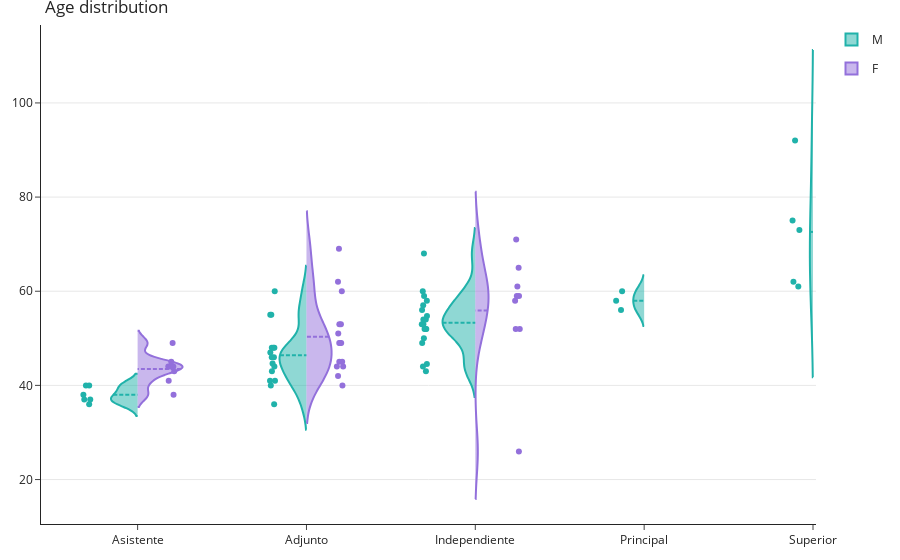

Notebook cell for this chart:
### Code cell
pointpos_male  = [-0.6,-0.4,-0.6,-0.3,-0.2]
pointpos_female  = [0.40,0.4,0.5,0.3,0.2]
show_legend = [True,False,False,False,False]

fig = go.Figure()

for i in range(len(tipo)):
    fig.add_trace(go.Violin(x = cic[(gen == 'm') & (age >0) & (cic==tipo[i])],
                            y = age[(gen == 'm') & (age >0) & (cic==tipo[i])],
                            legendgroup='M', scalegroup='M', name='M',
                            side='negative',
                            pointpos=pointpos_male[i], # where to position points
                            line_color='lightseagreen',
                            showlegend=show_legend[i])
             )
    fig.add_trace(go.Violin(x = cic[(gen == 'f') & (age >0) & (cic==tipo[i])],
                            y = age[(gen == 'f') & (age >0) & (cic==tipo[i])],
                            legendgroup='F', scalegroup='F', name='F',
                            side='positive',
                            pointpos=pointpos_female[i],
                            line_color='mediumpurple',
                            showlegend=show_legend[i])
             )
             
# update characteristics shared by all traces
fig.update_traces(meanline_visible=True,
                  points='all', # show all points
                  jitter=0.05,  # add some jitter on points for better visibility
                  scalemode='count') #scale violin plot area with total count
fig.update_layout(
    margin=dict(l=20, r=20, t=25, b=20), 
    template="simple_white", 
    title_text="Age distribution",
    violingap=0, violingroupgap=0, violinmode='overlay')

fig.update_yaxes( # the y-axis is in dollars
     showgrid=True
)

fig.show()

fig.write_image("vio.pdf")

### Figure 1 — Plotly figure (JSON) as saved in the notebook; plotly's stock layout.template omitted (floating-point values rounded to 4 significant figures)
{"data": [{"jitter": 0.05, "legendgroup": "M", "line": {"color": "lightseagreen"}, "meanline": {"visible": true}, "name": "M", "pointpos": -0.6, "points": "all", "scalegroup": "M", "scalemode": "count", "showlegend": true, "side": "negative", "type": "violin", "x": ["Asistente", "Asistente", "Asistente", "Asistente", "Asistente", "Asistente"], "y": [38, 40, 37, 40, 37, 36]}, {"jitter": 0.05, "legendgroup": "F", "line": {"color": "mediumpurple"}, "meanline": {"visible": true}, "name": "F", "pointpos": 0.4, "points": "all", "scalegroup": "F", "scalemode": "count", "showlegend": true, "side": "positive", "type": "violin", "x": ["Asistente", "Asistente", "Asistente", "Asistente", "Asistente", "Asistente", "Asistente", "Asistente"], "y": [43, 45, 49, 44, 41, 44, 38, 44]}, {"jitter": 0.05, "legendgroup": "M", "line": {"color": "lightseagreen"}, "meanline": {"visible": true}, "name": "M", "pointpos": -0.4, "points": "all", "scalegroup": "M", "scalemode": "count", "showlegend": false, "side": "negative", "type": "violin", "x": ["Adjunto", "Adjunto", "Adjunto", "Adjunto", "Adjunto", "Adjunto", "Adjunto", "Adjunto", "Adjunto", "Adjunto", "Adjunto", "Adjunto", "Adjunto", "Adjunto", "Adjunto", "Adjunto"], "y": [60, 55, 55, 43, 48, 41, 48, 41, 40, 48, 46, 36, 46, 44, 47, 44.66]}, {"jitter": 0.05, "legendgroup": "F", "line": {"color": "mediumpurple"}, "meanline": {"visible": true}, "name": "F", "pointpos": 0.4, "points": "all", "scalegroup": "F", "scalemode": "count", "showlegend": false, "side": "positive", "type": "violin", "x": ["Adjunto", "Adjunto", "Adjunto", "Adjunto", "Adjunto", "Adjunto", "Adjunto", "Adjunto", "Adjunto", "Adjunto", "Adjunto", "Adjunto", "Adjunto", "Adjunto", "Adjunto"], "y": [69, 62, 60, 49, 53, 44, 49, 45, 51, 42, 49, 44, 45, 53, 40]}, {"jitter": 0.05, "legendgroup": "M", "line": {"color": "lightseagreen"}, "meanline": {"visible": true}, "name": "M", "pointpos": -0.6, "points": "all", "scalegroup": "M", "scalemode": "count", "showlegend": false, "side": "negative", "type": "violin", "x": ["Independiente", "Independiente", "Independiente", "Independiente", "Independiente", "Independiente", "Independiente", "Independiente", "Independiente", "Independiente", "Independiente", "Independiente", "Independiente", "Independiente", "Independiente", "Independiente", "Independiente", "Independiente", "Independiente"], "y": [57, 60, 68, 58, 54, 59, 54, 53, 52, 56, 53, 49, 52, 50, 52, 44, 43, 44.54, 54.73]}, {"jitter": 0.05, "legendgroup": "F", "line": {"color": "mediumpurple"}, "meanline": {"visible": true}, "name": "F", "pointpos": 0.5, "points": "all", "scalegroup": "F", "scalemode": "count", "showlegend": false, "side": "positive", "type": "violin", "x": ["Independiente", "Independiente", "Independiente", "Independiente", "Independiente", "Independiente", "Independiente", "Independiente", "Independiente"], "y": [71, 65, 59, 61, 58, 59, 52, 52, 25.98]}, {"jitter": 0.05, "legendgroup": "M", "line": {"color": "lightseagreen"}, "meanline": {"visible": true}, "name": "M", "pointpos": -0.3, "points": "all", "scalegroup": "M", "scalemode": "count", "showlegend": false, "side": "negative", "type": "violin", "x": ["Principal", "Principal", "Principal"], "y": [58, 60, 56]}, {"jitter": 0.05, "legendgroup": "F", "line": {"color": "mediumpurple"}, "meanline": {"visible": true}, "name": "F", "pointpos": 0.3, "points": "all", "scalegroup": "F", "scalemode": "count", "showlegend": false, "side": "positive", "type": "violin", "x": [], "y": []}, {"jitter": 0.05, "legendgroup": "M", "line": {"color": "lightseagreen"}, "meanline": {"visible": true}, "name": "M", "pointpos": -0.2, "points": "all", "scalegroup": "M", "scalemode": "count", "showlegend": false, "side": "negative", "type": "violin", "x": ["Superior", "Superior", "Superior", "Superior", "Superior"], "y": [92, 75, 73, 62, 61]}, {"jitter": 0.05, "legendgroup": "F", "line": {"color": "mediumpurple"}, "meanline": {"visible": true}, "name": "F", "pointpos": 0.2, "points": "all", "scalegroup": "F", "scalemode": "count", "showlegend": false, "side": "positive", "type": "violin", "x": [], "y": []}], "layout": {"autosize": true, "margin": {"b": 20, "l": 20, "r": 20, "t": 25}, "title": {"text": "Age distribution"}, "violingap": 0, "violingroupgap": 0, "violinmode": "overlay", "xaxis": {"autorange": true, "range": [-0.5707, 4.016], "type": "category"}, "yaxis": {"autorange": true, "range": [10.56, 116.6], "showgrid": true, "type": "linear"}}}
